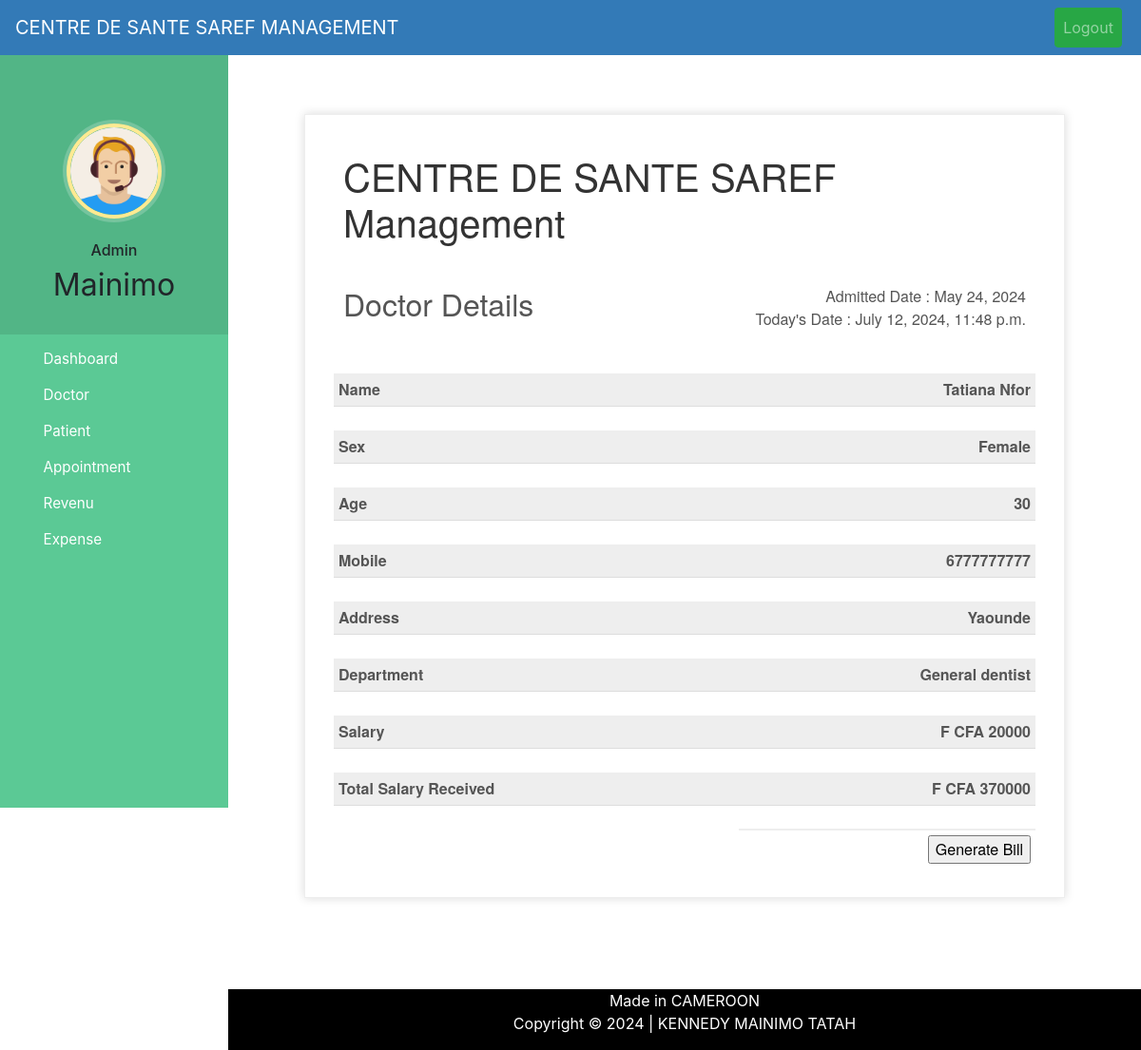
/discharge-doctor/14 (signed in), run on the app's committed database.
### hospital/models.py (models this page shows, shortened)
class Doctor(models.Model):
    user=models.OneToOneField(User,on_delete=models.CASCADE)
    profile_pic= models.ImageField(upload_to='profile_pic/DoctorProfilePic/',null=True,blank=True)
    address = models.CharField(max_length=40)
    salary = models.PositiveIntegerField(null=False,blank=True)
    sex = models.CharField(max_length=10,null=False,choices=sex,default='Male')
    age = models.IntegerField(null=False,blank=False)
    mobile = models.CharField(max_length=20,null=True)
    department = models.CharField(max_length=50,choices=departments,default='General dentist')
    status=models.BooleanField(default=False)
    admitDate=models.DateField(auto_now_add=True)
    @property
    def get_name(self):
        return self.user.first_name+" "+self.user.last_name

### hospital/views.py (the view, shortened to what this page needs)
# urls.py: path('discharge-doctor/<int:pk>', views.discharge_doctor_view,name='discharge-doctor'),
@login_required(login_url='adminlogin')
@user_passes_test(is_admin)
def discharge_doctor_view(request,pk):
    patient=models.Doctor.objects.get(id=pk)
    total = 0
    total = models.Expense.objects.filter(description=patient.get_name).aggregate(Sum('amount'))['amount__sum']
    patientDict={
        'patientId':pk,
        'name':patient.get_name,
        'sex':patient.sex,
        'age':patient.age,
        'mobile':patient.mobile,
        'address':patient.address,
        'salary':patient.salary,
        'department':patient.department,
        'total':total,
        'admittedDate':patient.admitDate,
        'todayDate':datetime.now(),
    }
    return render(request,'hospital/doctor_generate_bill.html',context=patientDict)

### hospital/views.py (called while the page is built)
def is_admin(user):
    return user.groups.filter(name='ADMIN').exists()

### templates/hospital/doctor_generate_bill.html (shortened to what this page needs)
{% extends 'hospital/admin_base.html' %}
{% load static %}
{% block content %}
<head>
</head>
<br><br><br>
<div class="invoice-box">
  <table cellpadding="0" cellspacing="0">
    <tr class="top">
      <td colspan="2">
        <table>
          <tr>
            <td class="title">
              <h1>CENTRE DE SANTE SAREF Management</h1>
            </td>
          </tr>
        </table>
      </td>
    </tr>
    <tr class="information">
      <td colspan="2">
        <table>
          <tr>
            <td class="title">
              <h2>Doctor Details</h2>
            </td>
            <td>
              Admitted Date : {{admittedDate}}<br>
              Today's Date : {{todayDate}}
            </td>
          </tr>
        </table>
      </td>
    </tr>
    <tr class="heading">
      <td>
        Name
      </td>
      <td>
        {{name}}
      </td>
    </tr>
    <tr class="details">
      <td>
      </td>
    </tr>
    <tr class="heading">
      <td>
        Sex
      </td>
      <td>
        {{sex}}
      </td>
    </tr>
    <tr class="details">
      <td>
      </td>
    </tr>
    <tr class="heading">
      <td>
        Age
      </td>
      <td>
        {{age}}
      </td>
    </tr>
    <tr class="details">
      <td>
      </td>
    </tr>
    <tr class="heading">
      <td>
        Mobile
      </td>
      <td>
        {{mobile}}
      </td>
    </tr>
    <tr class="details">
      <td>
      </td>
    </tr>
    <tr class="heading">
      <td>
        Address
      </td>
      <td>
        {{address}}
      </td>
    </tr>
    <tr class="details">
      <td>
      </td>
    </tr>
    <tr class="heading">
      <td>
        Department
      </td>
      <td>
        {{department}}
      </td>
    </tr>
    <tr class="details">
      <td>
      </td>
    </tr>
    <tr class="heading">
      <td>
        Salary
      </td>
      <td>
        F CFA {{salary}}
      </td>
    </tr>
    <tr class="details">
      <td>
      </td>
    </tr>
    <tr class="heading">
      <td>
        Total Salary Received
      </td>
      <td>
        F CFA {{total}}
      </td>
    </tr>
    <tr class="details">
      <td>
      </td>
    </tr>
    <form method="post">
      <tr class="total">
        <td></td>
        <td>
          <input type="submit" name="submit" value="Generate Bill">
        </td>
      </tr>
    </form>
  </table>
</div>
{% endblock content %}

### templates/hospital/admin_base.html (shortened to what this page needs)
<!DOCTYPE html>
{% load static %}
<html lang="en">
<head>
  <link rel="stylesheet" href="https://stackpath.bootstrapcdn.com/bootstrap/4.3.1/css/bootstrap.min.css">
  <link rel="stylesheet" href="https://maxcdn.bootstrapcdn.com/font-awesome/4.7.0/css/font-awesome.min.css">
  <link rel="stylesheet" href="{% static '/style.css' %}">
</head>
<body>
  <nav class="menu" tabindex="0">
    <header class="avatar">
      <br><br>
     <img src="{% static "images/adminpropic.png" %}" />
     <br><br>
      <h6>Admin</h6>
      <h2>{{request.user.first_name}}</h2>
    </header>
    <ul>
      <li tabindex="0" class="icon-dashboard"> <a style="color:white; text-decoration:none;" href="/admin-dashboard"><span>Dashboard</span></a> </li>
      <li tabindex="0" class="icon-customers"> <a style="color:white; text-decoration:none;" href="/admin-doctor"><span>Doctor</span></a></li>
      <li tabindex="0" class="icon-users"> <a style="color:white; text-decoration:none;" href="/admin-patient"><span>Patient</span></a></li>
      <li tabindex="0" class="icon-calendar"> <a style="color:white; text-decoration:none;" href="/admin-appointment"><span>Appointment</span></a></li>
      <li tabindex="0" class="icon-finance"> <a style="color:white; text-decoration:none;" href="/admin-revenue-view"><span>Revenu</span></a></li>
      <li tabindex="0" class="icon-finance"> <a style="color:white; text-decoration:none;" href="/admin-expense"><span>Expense</span></a></li>
    </ul>
  </nav>
  <main>
    <div class="bs-example">
      <nav class="navbar navbar-expand-md  navbar-dark fixed-top" style="background:#337AB7;">
        <a href="/admin-dashboard" class="navbar-brand">CENTRE DE SANTE SAREF MANAGEMENT</a>
        <div class="collapse navbar-collapse justify-content-between" id="navbarCollapse">
          <div class="navbar-nav" style=" margin-left: 90%;">
            <form method="POST" action="{% url 'logout' %}">
              <button type="submit" class="nav-item nav-link btn btn-success float-lg-right">Logout</button>
            </form>
          </div>
        </div>
      </nav>
    </div>
    <br><br>
    {% block content %}
    {% endblock content %}
    <br><br><br><br>
    <footer>
      <div class="container">
        <div class="row">
          <div class="col-md-12 col-sm-12">
            <div style="color:#ffffff;" class="wow fadeInUp footer-copyright">
              <p>Made in CAMEROON <br>
                Copyright &copy; 2024 | KENNEDY MAINIMO TATAH </p>
            </div>
          </div>
        </div>
      </div>
    </footer>
  </main>
</body>
</html>

### static/style.css (style rules this page uses)
body { padding-left: 240px; }
main { position: relative; height: 100vh; }
.menu { background: #5bc995; height: 100vh; width: 240px; position: fixed; top: 0px; left: 0; z-index: 5; outline: none; }
.menu .avatar { background: rgba(0, 0, 0, 0.1); padding: 2em 0.5em; text-align: center; }
.menu .avatar img { width: 100px; border-radius: 50%; overflow: hidden; border: 4px solid #ffea92; box-shadow: 0 0 0 4px rgba(255, 255, 255, 0.2); }
.menu .avatar h2 { font-weight: normal; margin-bottom: 0; }
.menu ul { list-style: none; padding: 0.5em 0; margin: 0; }
.menu ul li { padding: 0.5em 1em 0.5em 3em; font-size: 0.95em; font-weight: regular; background-repeat: no-repeat; background-position: left 15px center; background-size: auto 20px; transition: all 0.15s linear; cursor: pointer; }
.menu ul li.icon-dashboard { background-image: url("http://www.entypo.com/images//gauge.svg"); }
.menu ul li.icon-customers { background-image: url("http://www.entypo.com/images//briefcase.svg"); }
.menu ul li.icon-users { background-image: url("http://www.entypo.com/images//users.svg"); }
.menu ul li.icon-calendar { background-image: url("http://www.entypo.com/images//calendar.svg"); }

### templates/hospital/admin_base.html (style rules this page uses)
a:link { text-decoration: none; }
a { color: white; }
footer { padding: 0px 0px 0px 0px; background-color: black; margin: 0px; }
p { text-align: center; }
body { padding-left: 240px; }
main { position: relative; height: 100vh; }
.menu { background: #5bc995; height: 100vh; width: 240px; position: fixed; top: 0px; left: 0; z-index: 5; outline: none; }
.menu .avatar { background: rgba(0, 0, 0, 0.1); padding: 2em 0.5em; text-align: center; }
.menu .avatar img { width: 100px; border-radius: 50%; overflow: hidden; border: 4px solid #ffea92; box-shadow: 0 0 0 4px rgba(255, 255, 255, 0.2); }
.menu .avatar h2 { font-weight: normal; margin-bottom: 0; }
.menu ul { list-style: none; padding: 0.5em 0; margin: 0; }
.menu ul li { padding: 0.5em 1em 0.5em 3em; font-size: 0.95em; font-weight: regular; background-repeat: no-repeat; background-position: left 15px center; background-size: auto 20px; transition: all 0.15s linear; cursor: pointer; }
.menu ul li.icon-dashboard { background-image: url("http://www.entypo.com/images//gauge.svg"); }
.menu ul li.icon-customers { background-image: url("http://www.entypo.com/images//briefcase.svg"); }
.menu ul li.icon-users { background-image: url("http://www.entypo.com/images//users.svg"); }
.menu ul li.icon-calendar { background-image: url("http://www.entypo.com/images//calendar.svg"); }

### templates/hospital/doctor_generate_bill.html (style rules this page uses)
.invoice-box { max-width: 800px; margin: auto; padding: 30px; border: 1px solid #eee; box-shadow: 0 0 10px rgba(0, 0, 0, .15); font-size: 16px; line-height: 24px; font-family: 'Helvetica Neue', 'Helvetica', Helvetica, Arial, sans-serif; color: #555; }
.invoice-box table { width: 100%; line-height: inherit; text-align: left; }
.invoice-box table td { padding: 5px; vertical-align: top; }
.invoice-box table tr td:nth-child(2) { text-align: right; }
.invoice-box table tr.top table td { padding-bottom: 20px; }
.invoice-box table tr.top table td.title { font-size: 45px; line-height: 45px; color: #333; }
.invoice-box table tr.information table td { padding-bottom: 40px; }
.invoice-box table tr.heading td { background: #eee; border-bottom: 1px solid #ddd; font-weight: bold; }
.invoice-box table tr.details td { padding-bottom: 20px; }
.invoice-box table tr.total td:nth-child(2) { border-top: 2px solid #eee; font-weight: bold; }
.menu { top: 50px; }

### data on the page
Doctor: admitDate "May 24, 2024", sex "Female", mobile "6777777777", address "Yaounde", department "General dentist"

### other printed values
{{ request.user.first_name }} "Mainimo"
{{ name }} "Tatiana Nfor"
{{ age }} "30"
{{ salary }} "20000"
{{ total }} "370000"
